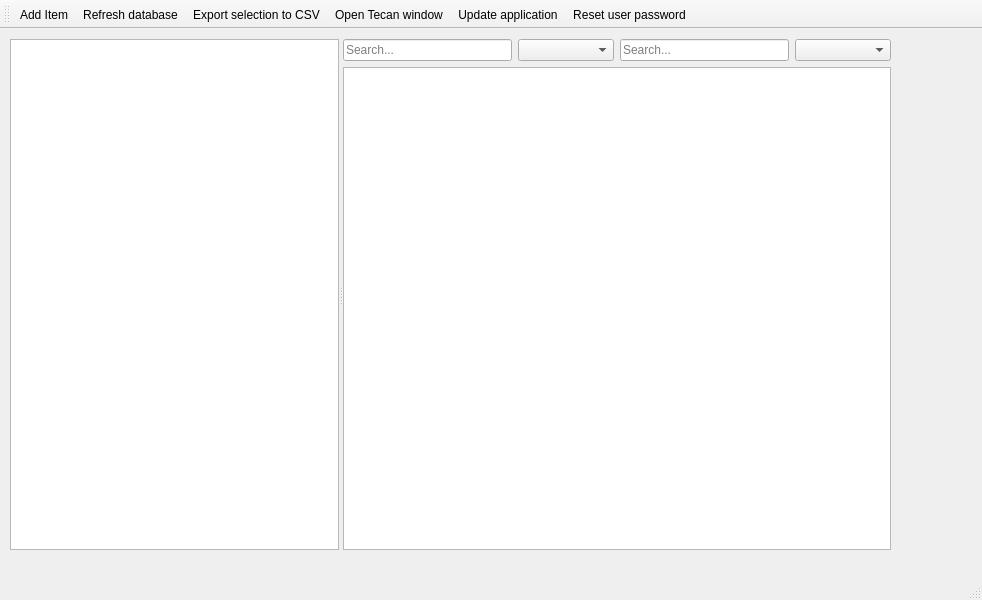
<?xml version="1.0" encoding="UTF-8"?>
<ui version="4.0">
 <class>MainWindow</class>
 <widget class="QMainWindow" name="MainWindow">
  <property name="geometry">
   <rect>
    <x>0</x>
    <y>0</y>
    <width>982</width>
    <height>600</height>
   </rect>
  </property>
  <property name="windowTitle">
   <string>MainWindow</string>
  </property>
  <widget class="QWidget" name="centralwidget">
   <widget class="QSplitter" name="splitter">
    <property name="geometry">
     <rect>
      <x>10</x>
      <y>10</y>
      <width>881</width>
      <height>511</height>
     </rect>
    </property>
    <property name="orientation">
     <enum>Qt::Orientation::Horizontal</enum>
    </property>
    <widget class="QTreeView" name="tableTreeView"/>
    <widget class="QWidget" name="layoutWidget">
     <layout class="QVBoxLayout" name="verticalLayout">
      <item>
       <layout class="QHBoxLayout" name="horizontalLayout">
        <item>
         <widget class="QLineEdit" name="searchLineEdit">
          <property name="placeholderText">
           <string>Search...</string>
          </property>
         </widget>
        </item>
        <item>
         <widget class="QComboBox" name="columnComboBox">
          <property name="currentText">
           <string/>
          </property>
          <property name="placeholderText">
           <string>All Columns</string>
          </property>
         </widget>
        </item>
        <item>
         <widget class="QLineEdit" name="searchLineEdit_2">
          <property name="placeholderText">
           <string>Search...</string>
          </property>
         </widget>
        </item>
        <item>
         <widget class="QComboBox" name="columnComboBox_2">
          <property name="currentText">
           <string/>
          </property>
          <property name="placeholderText">
           <string>All Columns</string>
          </property>
         </widget>
        </item>
       </layout>
      </item>
      <item>
       <widget class="QTableView" name="dataTableView"/>
      </item>
     </layout>
    </widget>
   </widget>
  </widget>
  <widget class="QToolBar" name="toolBar">
   <property name="windowTitle">
    <string>toolBar</string>
   </property>
   <attribute name="toolBarArea">
    <enum>TopToolBarArea</enum>
   </attribute>
   <attribute name="toolBarBreak">
    <bool>false</bool>
   </attribute>
   <addaction name="actionAdd"/>
   <addaction name="refreshTableButton"/>
   <addaction name="actionexportCsvButton"/>
   <addaction name="actionTecan"/>
   <addaction name="actionUpdate"/>
   <addaction name="actionAdminResetPassword"/>
  </widget>

  <widget class="QStatusBar" name="statusbar"/>
  <action name="actionAdd">
   <property name="icon">
    <iconset resource="../../resources.qrc">
     <normaloff>:/icons/resources/icons/ajouter.png</normaloff>:/icons/resources/icons/ajouter.png</iconset>
   </property>
   <property name="text">
    <string>Add Item</string>
   </property>
   <property name="toolTip">
    <string>Add data to table</string>
   </property>
   <property name="menuRole">
    <enum>QAction::MenuRole::NoRole</enum>
   </property>
  </action>
  <action name="refreshTableButton">
   <property name="icon">
    <iconset resource="../../resources.qrc">
     <normaloff>:/icons/resources/icons/rafraichir.png</normaloff>:/icons/resources/icons/rafraichir.png</iconset>
   </property>
   <property name="text">
    <string>Refresh database</string>
   </property>
   <property name="toolTip">
    <string>Refresh Table</string>
   </property>
   <property name="menuRole">
    <enum>QAction::MenuRole::NoRole</enum>
   </property>
  </action>
  <action name="actionexportCsvButton">
   <property name="icon">
    <iconset resource="../../resources.qrc">
     <normaloff>:/icons/resources/icons/telecharger.png</normaloff>:/icons/resources/icons/telecharger.png</iconset>
   </property>
   <property name="text">
    <string>Export selection to CSV</string>
   </property>
   <property name="toolTip">
    <string>Export to CSV</string>
   </property>
   <property name="menuRole">
    <enum>QAction::MenuRole::NoRole</enum>
   </property>
  </action>
  <action name="actionTecan">
   <property name="icon">
    <iconset resource="../../resources.qrc">
     <normaloff>:/icons/resources/icons/tecan.png</normaloff>:/icons/resources/icons/tecan.png</iconset>
   </property>
   <property name="text">
    <string>Open Tecan window</string>
   </property>
   <property name="toolTip">
    <string>Open tecan view</string>
   </property>
   <property name="menuRole">
    <enum>QAction::MenuRole::NoRole</enum>
   </property>
  </action>
  <action name="actionUpdate">
   <property name="icon">
    <iconset resource="../../resources.qrc">
     <normaloff>:/icons/resources/icons/rechargement.png</normaloff>:/icons/resources/icons/rechargement.png</iconset>
   </property>
   <property name="text">
    <string>Update application</string>
   </property>
   <property name="toolTip">
    <string>Update application</string>
   </property>
   <property name="menuRole">
    <enum>QAction::MenuRole::NoRole</enum>
   </property>
  </action>
  <action name="actionAdminResetPassword">
   <property name="icon">
    <iconset theme="QIcon::ThemeIcon::ContactNew"/>
   </property>
   <property name="text">
    <string>Reset user password</string>
   </property>
   <property name="menuRole">
    <enum>QAction::MenuRole::NoRole</enum>
   </property>
  </action>
 </widget>
 <resources>
  <include location="../../resources.qrc"/>
 </resources>
 <connections/>
</ui>
